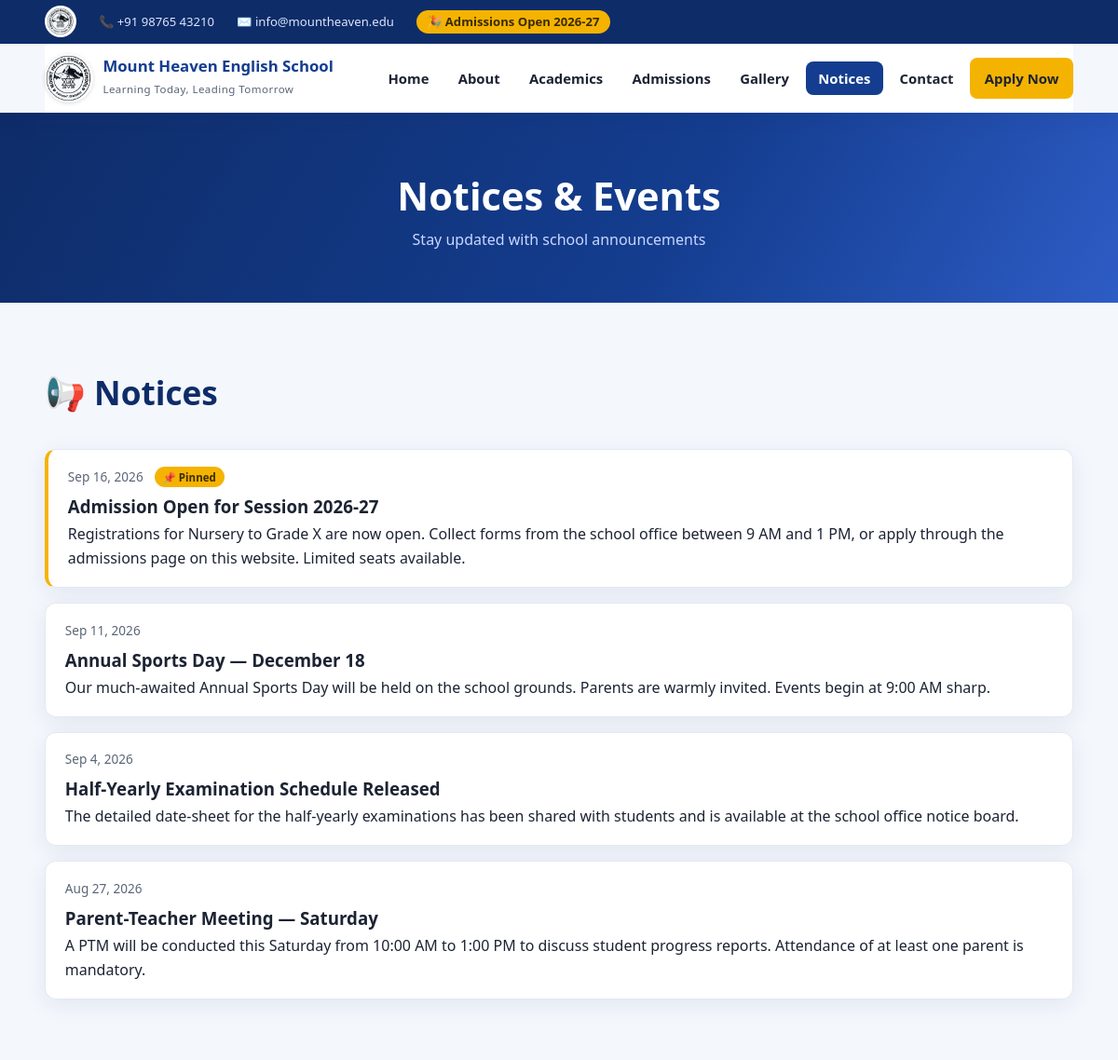
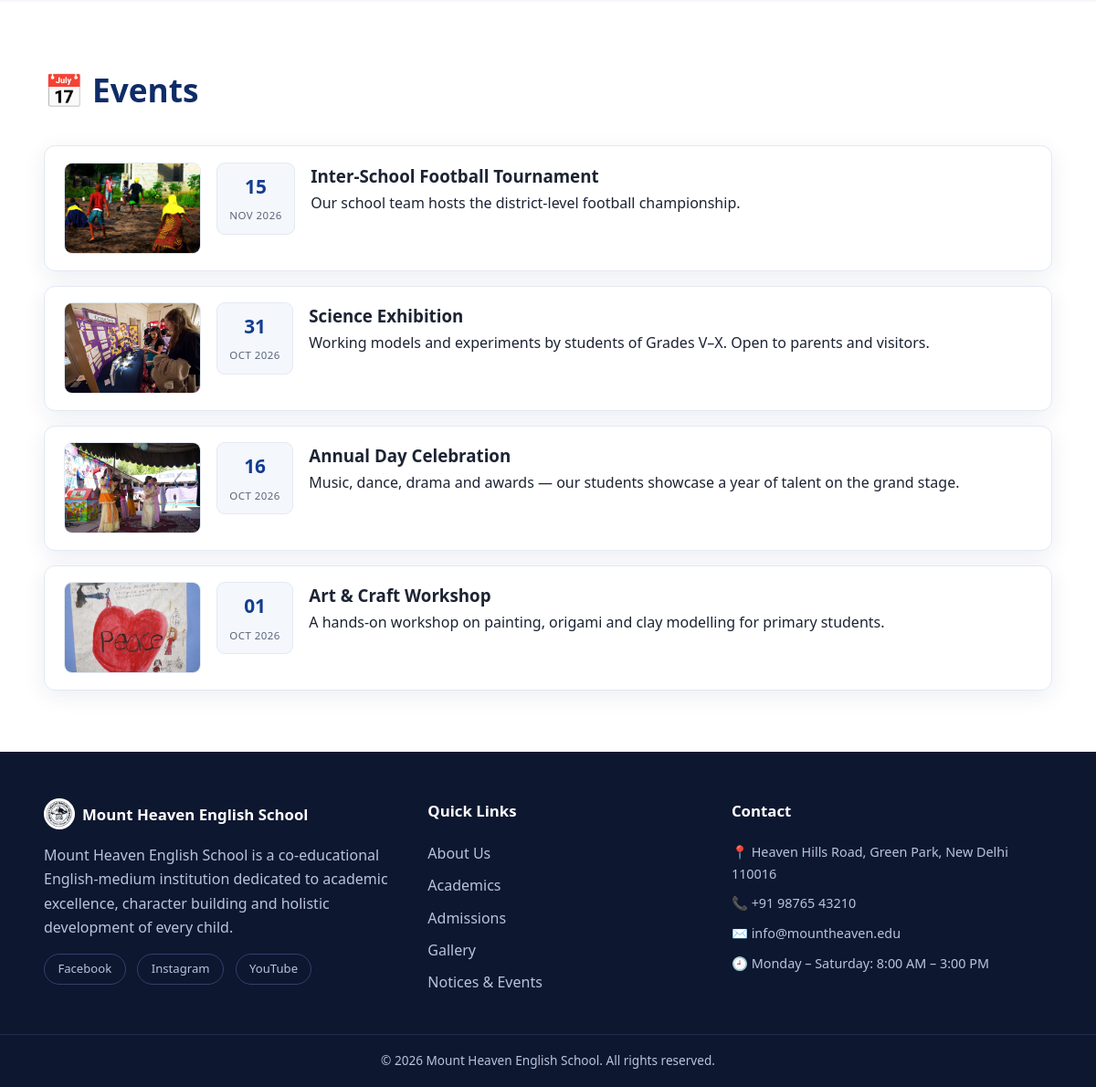
Screenshot of /notices with the database file from the repository (2 pictures, top to bottom).
### tables this page shows
CREATE TABLE IF NOT EXISTS notices (
    id INT UNSIGNED AUTO_INCREMENT PRIMARY KEY,
    title VARCHAR(200) NOT NULL,
    body TEXT NULL,
    is_pinned TINYINT(1) NOT NULL DEFAULT 0,
    published_at DATETIME NOT NULL DEFAULT CURRENT_TIMESTAMP,
    created_at DATETIME NOT NULL DEFAULT CURRENT_TIMESTAMP
);

CREATE TABLE IF NOT EXISTS events (
    id INT UNSIGNED AUTO_INCREMENT PRIMARY KEY,
    title VARCHAR(200) NOT NULL,
    description TEXT NULL,
    event_date DATE NOT NULL,
    image VARCHAR(255) NULL,
    created_at DATETIME NOT NULL DEFAULT CURRENT_TIMESTAMP
);

### app/Core/View.php (called while the page is built, shortened)
<?php
class View
{
    public static function render(string $view, array $data = [], ?string $layout = null): string
    {
        $viewFile = BASE_PATH . '/app/Views/' . $view . '.php';
        extract($data, EXTR_SKIP);
        require $viewFile;
        $content = ob_get_clean();
        if ($layout !== null) {
            $layoutFile = BASE_PATH . '/app/Views/layouts/' . $layout . '.php';
            require $layoutFile;
            return ob_get_clean();
        }
        return $content;
    }
}

### app/Core/Controller.php (called while the page is built, shortened)
<?php
class Controller
{
    protected function view(string $view, array $data = [], ?string $layout = 'public'): string
    {
        return View::render($view, $data, $layout);
    }
}

### app/Controllers/HomeController.php (called while the page is built, shortened)
<?php
class HomeController extends Controller
{
    public function notices(): string
    {
        return $this->view('public/notices', [
            'notices' => Database::fetchAll('SELECT * FROM notices ORDER BY is_pinned DESC, published_at DESC'),
            'events'  => Database::fetchAll('SELECT * FROM events ORDER BY event_date DESC'),
        ]);
    }
}

### public/index.php (called while the page is built, shortened)
<?php
require BASE_PATH . '/app/Core/helpers.php';
spl_autoload_register(static function (string $class): void {
    $prefix = 'App\\';
    if (str_starts_with($class, $prefix)) {
        $file = BASE_PATH . '/app/' . str_replace('\\', '/', substr($class, strlen($prefix))) . '.php';
    }
});
$router = new App\Core\Router();
$router->dispatch(
    $_SERVER['REQUEST_METHOD'] ?? 'GET',
    $_SERVER['REQUEST_URI'] ?? '/'
);

### app/Core/Database.php (called while the page is built, shortened)
<?php
class Database
{
    private static ?PDO $pdo = null;
    public static function pdo(): PDO
    {
        if (self::$pdo === null) {
            $cfg = config('db');
            $dsn = sprintf(
                'mysql:host=%s;port=%s;dbname=%s;charset=%s',
                $cfg['host'],
                $cfg['port'],
                $cfg['name'],
                $cfg['charset']
            );
            try {
                self::$pdo = new PDO($dsn, $cfg['user'], $cfg['pass'], [
                    PDO::ATTR_ERRMODE            => PDO::ERRMODE_EXCEPTION,
                    PDO::ATTR_DEFAULT_FETCH_MODE => PDO::FETCH_ASSOC,
                    PDO::ATTR_EMULATE_PREPARES   => false,
                ]);
            } catch (PDOException $e) {
                self::fail($e);
            }
        }
        return self::$pdo;
    }
    public static function run(string $sql, array $params = []): PDOStatement
    {
        $stmt = self::pdo()->prepare($sql);
        $stmt->execute($params);
        return $stmt;
    }
    public static function fetchAll(string $sql, array $params = []): array
    {
        return self::run($sql, $params)->fetchAll();
    }
}

### app/Core/helpers.php (called while the page is built, shortened)
<?php
if (!function_exists('e')) {
    function e($value): string
    {
        return htmlspecialchars((string) ($value ?? ''), ENT_QUOTES, 'UTF-8');
    }
}
if (!function_exists('app_base')) {
    function app_base(): string
    {
        static $base = null;
        if ($base !== null) {
            return $base;
        }
        $docRoot   = realpath((string) ($_SERVER['DOCUMENT_ROOT'] ?? '')) ?: '';
        $scriptDir = realpath(dirname((string) ($_SERVER['SCRIPT_FILENAME'] ?? ''))) ?: '';
        if ($docRoot !== '' && $docRoot !== '/' && $scriptDir !== '' && str_starts_with($scriptDir, $docRoot)) {
            $base = rtrim(substr($scriptDir, strlen($docRoot)), '/');
            return $base;
        }
        $base = '';
        return $base;
    }
}
if (!function_exists('public_base')) {
    function public_base(): string
    {
        static $base = null;
        if ($base !== null) {
            return $base;
        }
        $docRoot = realpath((string) ($_SERVER['DOCUMENT_ROOT'] ?? '')) ?: '';
        $base = ($docRoot !== '' && $docRoot === realpath(BASE_PATH . '/public'))
            ? ''
            : app_base() . '/public';
        return $base;
    }
}
if (!function_exists('upload_url')) {
    function upload_url(?string $path): string
    {
        return public_base() . '/uploads/' . ltrim($path, '/');
    }
}
if (!function_exists('setting')) {
    function setting(string $key, $default = '')
    {
        static $cache = null;
        if ($cache === null) {
            $cache = [];
            try {
                foreach (Database::fetchAll('SELECT `key`, `value` FROM settings') as $row) {
                    $cache[$row['key']] = $row['value'];
                }
            } catch (\Throwable $e) {
            }
        }
        return $cache[$key] ?? $default;
    }
}
if (!function_exists('format_date')) {
    function format_date(?string $date, string $format = 'M j, Y'): string
    {
        $ts = strtotime($date);
        return $ts ? date($format, $ts) : '';
    }
}
if (!function_exists('current_path')) {
    function current_path(): string
    {
        $current = parse_url($_SERVER['REQUEST_URI'] ?? '/', PHP_URL_PATH) ?: '/';
        $base = app_base();
        return '/' . ltrim($current, '/');
    }
}
if (!function_exists('is_active_path')) {
    function is_active_path(string $path): bool
    {
        $current = current_path();
        if ($path === '/') {
            return $current === '/' || $current === '';
        }
        return str_starts_with($current, '/' . ltrim($path, '/'));
    }
}

### app/Views/public/notices.php (the view, shortened to what this page needs)
<section class="page-head">
  <div class="container">
    <h1>Notices &amp; Events</h1>
    <p>Stay updated with school announcements</p>
  </div>
</section>
<section class="section">
  <div class="container">
    <h2 class="section-title">📢 Notices</h2>
    <div class="notice-list">
      <?php foreach ($notices as $n): ?>
        <article class="notice-card <?= $n['is_pinned'] ? 'pinned' : '' ?>">
          <div class="notice-meta">
            <time><?= e(format_date($n['published_at'])) ?></time>
            <?php if ($n['is_pinned']): ?><span class="pin-badge">📌 Pinned</span><?php endif; ?>
          </div>
          <h3><?= e($n['title']) ?></h3>
          <p><?= e($n['body']) ?></p>
        </article>
      <?php endforeach; ?>
    </div>
  </div>
</section>
<section class="section section-alt">
  <div class="container">
    <h2 class="section-title">📅 Events</h2>
    <div class="event-list">
      <?php foreach ($events as $ev): ?>
        <article class="event-card">
          <?php if (!empty($ev['image'])): ?>
            <img class="event-photo" src="<?= e(upload_url($ev['image'])) ?>" alt="<?= e($ev['title']) ?>" loading="lazy">
          <?php endif; ?>
          <div class="event-when">
            <strong><?= e(date('d', strtotime($ev['event_date']))) ?></strong>
            <span><?= e(date('M Y', strtotime($ev['event_date']))) ?></span>
          </div>
          <div>
            <h3><?= e($ev['title']) ?></h3>
            <p><?= e($ev['description']) ?></p>
          </div>
        </article>
      <?php endforeach; ?>
    </div>
  </div>
</section>

### app/Core/Router.php (shortened to what this page needs)
<?php
class Router
{
    private array $routes = [];
    private function add(string $method, string $path, array|callable $handler): void
    {
        $pattern = '#^' . preg_replace('#\{([a-zA-Z_]+)\}#', '(?P<$1>[^/]+)', rtrim($path, '/') ?: '/') . '$#u';
        $this->routes[$method][] = ['pattern' => $pattern, 'handler' => $handler];
    }
    public function dispatch(string $method, string $uri): void
    {
        $path = parse_url($uri, PHP_URL_PATH) ?: '/';
        $base = app_base();
        $path = '/' . ltrim($path, '/');
        if ($path !== '/') {
            $path = rtrim($path, '/');
        }
        foreach ($this->routes[$method] ?? [] as $route) {
            if (preg_match($route['pattern'], $path, $m)) {
                $params = array_values(array_filter($m, 'is_string', ARRAY_FILTER_USE_KEY));
                $handler = $route['handler'];
                if (is_array($handler)) {
                    [$class, $action] = $handler;
                    $controller = new $class();
                    $result = $controller->{$action}(...$params);
                } else {
                    $result = $handler(...$params);
                }
                echo $result;
                return;
            }
        }
    }
}

### public/assets/css/style.css (style rules this page uses)
:root { --primary: #143d8f; --primary-dark: #0e2c68; --accent: #f5b301; --accent-dark: #d99b00; --bg: #f4f7fc; --surface: #ffffff; --text: #1c2333; --muted: #5b6577; --border: #e3e9f2; --success: #1d9a6c; --danger: #d64545; --radius: 14px; --shadow: 0 6px 24px rgba(16, 42, 96, 0.08); --shadow-lg: 0 16px 40px rgba(16, 42, 96, 0.14); }
* { margin: 0; padding: 0; box-sizing: border-box; }
html { scroll-behavior: smooth; }
body { font-family: 'Segoe UI', system-ui, -apple-system, sans-serif; color: var(--text); background: var(--bg); line-height: 1.65; }
img { max-width: 100%; display: block; }
.container { width: min(1180px, 92%); margin-inline: auto; }
.section { padding: 4.2rem 0; }
.section-alt { background: var(--surface); }
.section-title { font-size: clamp(1.6rem, 3vw, 2.2rem); color: var(--primary-dark); margin-bottom: 2rem; }
.page-head { background: linear-gradient(120deg, var(--primary-dark), var(--primary) 60%, #2d5cc5); color: #fff; padding: 3.4rem 0; text-align: center; }
.page-head h1 { font-size: clamp(1.8rem, 4vw, 2.6rem); }
.page-head p { color: #c9d7ff; }
.notice-list, .event-list { display: flex; flex-direction: column; gap: 1rem; }
.notice-card, .event-card { background: var(--surface); border: 1px solid var(--border); border-radius: 12px; padding: 1.1rem 1.3rem; box-shadow: var(--shadow); }
.notice-card.pinned { border-left: 4px solid var(--accent); }
.notice-meta { display: flex; align-items: center; gap: .75rem; margin-bottom: .35rem; }
.notice-meta time { color: var(--muted); font-size: .85rem; }
.pin-badge { background: var(--accent); color: #3a2c00; font-size: .72rem; font-weight: 700; padding: .1rem .55rem; border-radius: 999px; }
.event-card { display: flex; gap: 1.1rem; align-items: flex-start; }
.event-photo { width: 150px; height: 100px; object-fit: cover; border-radius: 9px; flex: none; border: 1px solid var(--border); }
.event-when { flex: none; text-align: center; background: var(--bg); border: 1px solid var(--border); border-radius: 9px; padding: .5rem .8rem; min-width: 74px; }
.event-when strong { display: block; font-size: 1.3rem; color: var(--primary); }
.event-when span { font-size: .72rem; color: var(--muted); text-transform: uppercase; letter-spacing: .04em; }

### rows the page displays
notices: published_at "Sep 16, 2026", is_pinned "📌 Pinned", title "Admission Open for Session 2026-27", body "Registrations for Nursery to Grade X are now open. Collect forms from the school office between 9 AM and 1 PM, or apply through the admissions page on this website. Limited seats available."
notices: published_at "Sep 11, 2026", title "Annual Sports Day — December 18", body "Our much-awaited Annual Sports Day will be held on the school grounds. Parents are warmly invited. Events begin at 9:00 AM sharp."
notices: published_at "Sep 4, 2026", title "Half-Yearly Examination Schedule Released", body "The detailed date-sheet for the half-yearly examinations has been shared with students and is available at the school office notice board."
notices: published_at "Aug 27, 2026", title "Parent-Teacher Meeting — Saturday", body "A PTM will be conducted this Saturday from 10:00 AM to 1:00 PM to discuss student progress reports. Attendance of at least one parent is mandatory."
events: image (picture), event_date "15", event_date "NOV 2026", title "Inter-School Football Tournament", description "Our school team hosts the district-level football championship."
events: image (picture), event_date "31", event_date "OCT 2026", title "Science Exhibition", description "Working models and experiments by students of Grades V–X. Open to parents and visitors."
events: image (picture), event_date "16", event_date "OCT 2026", title "Annual Day Celebration", description "Music, dance, drama and awards — our students showcase a year of talent on the grand stage."
events: image (picture), event_date "01", event_date "OCT 2026", title "Art & Craft Workshop", description "A hands-on workshop on painting, origami and clay modelling for primary students."

### other values shown
setting('phone') "+91 98765 43210"
setting('email') "info@mountheaven.edu"
setting('site_name') "Mount Heaven English School"
setting('site_tagline') "Learning Today, Leading Tomorrow"
str_limit(setting('about_short'), 180) "Mount Heaven English School is a co-educational English-medium institution dedicated to academic excellence, character building and holistic development of every child."
setting('address') "Heaven Hills Road, Green Park, New Delhi 110016"
setting('office_hours') "Monday – Saturday: 8:00 AM – 3:00 PM"
